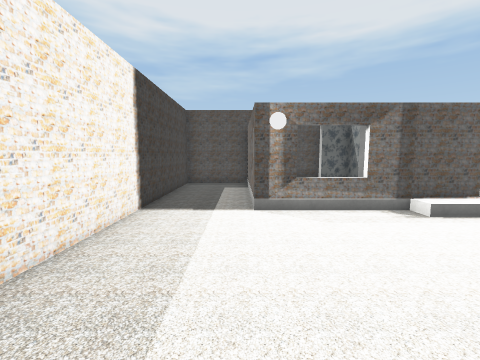
View 1 (above)

19 first-person views from a walk through a Unity game level. The camera is 1.5 m above the floor, tilts 6° down and sees 90° across. The floor is counted in squares, 1 m on a side. Each view is taken from the middle of a square. On the plan, view 1 faces up. The plan holds only what a view shows up to about 13 squares ahead; the rest is blank. The player is left out. Door leaves are left out, so doorways stand open. Some surface patterns are stand-ins.

View 2
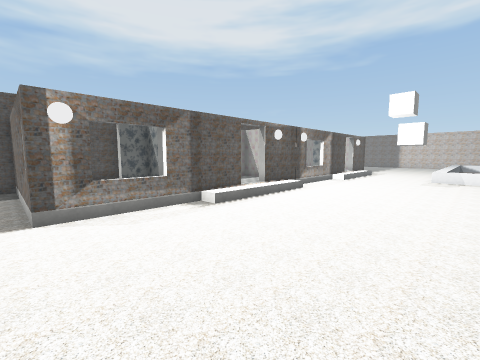

View 3
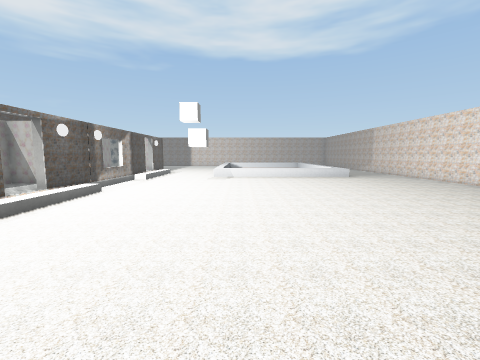

View 4
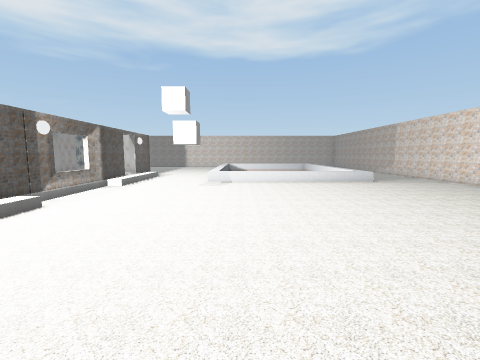

View 5
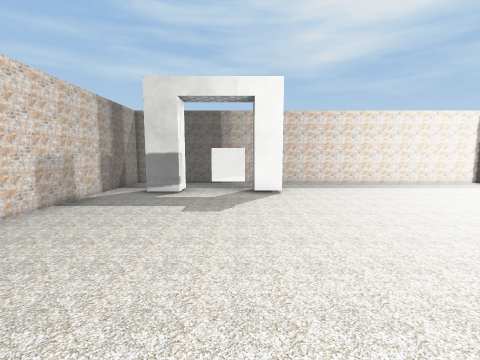

View 6
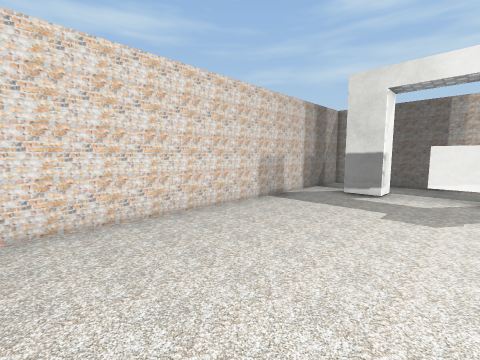

View 7
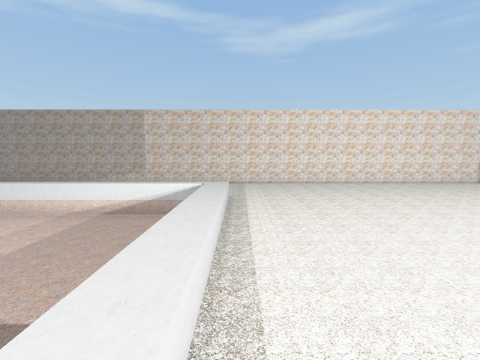

View 8
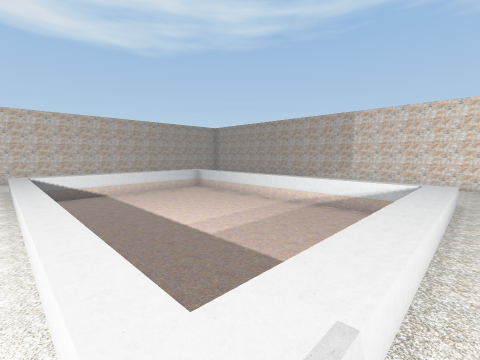

View 9
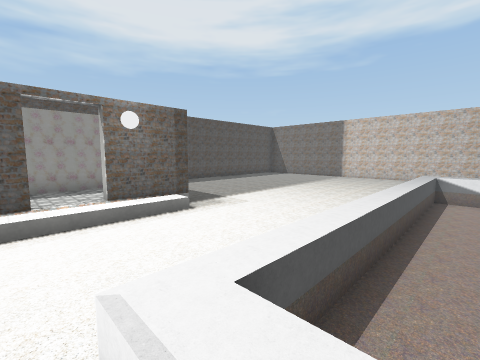

View 10
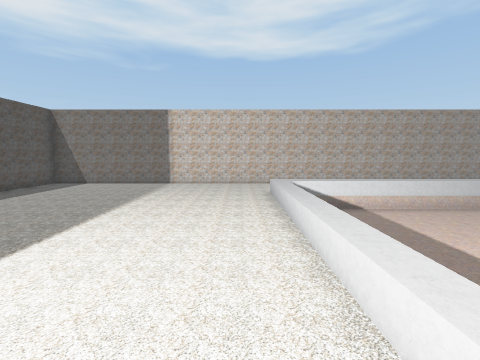

View 11
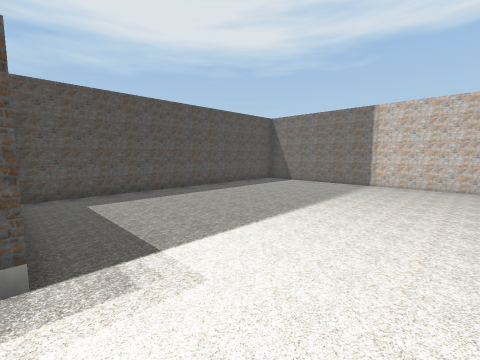

View 12
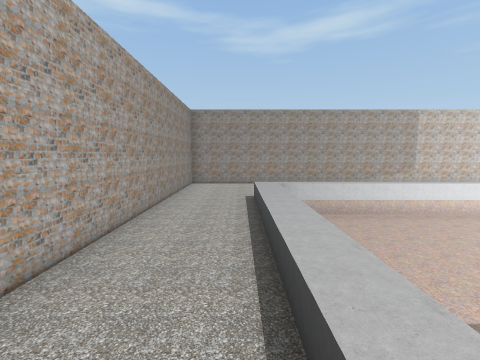

View 13
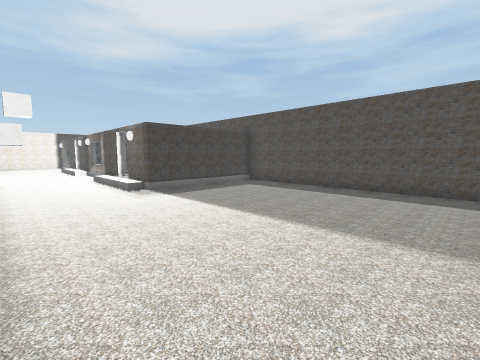

View 14
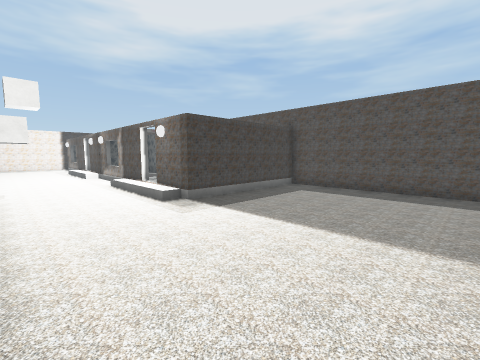

View 15
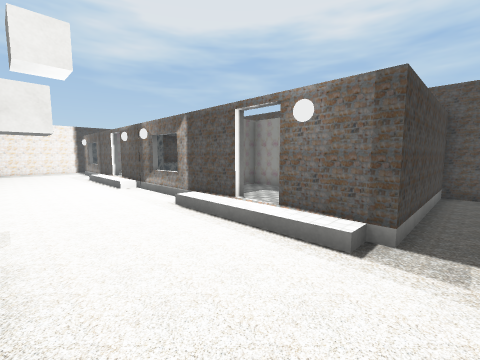

View 16
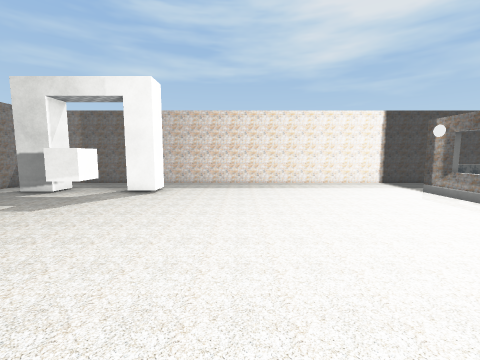

View 17
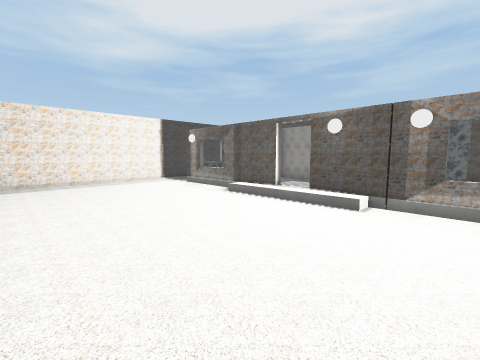

View 18
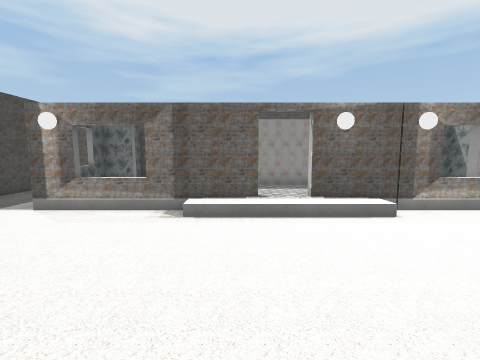

View 19
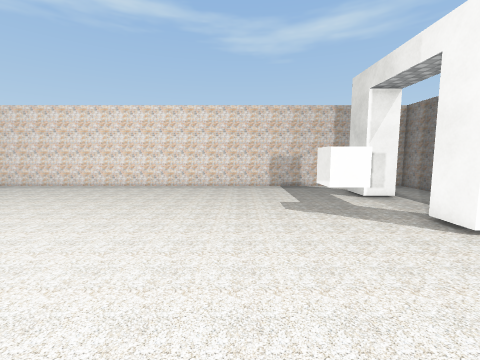

### Floor plan
Key: @ floor where view 1 was taken; # wall or solid block; . main floor; : floor 0.25 m higher than the main floor; + floor 0.5 m higher than the main floor; / step, stairs or slope; D open door; = window, fence, low wall or low ledge; v drop or lower ground; C cube.
Columns run from 3 left of view 1 to 33 right of it. Each row starts with its distance up from view 1.
 13 #####                  ##############
 12 #...#                  #............#
 11 #...#                  #............#
 10 #...##           #######............#
  9 #...##############:::: #............#
  8 #...     ::::##  #:::: #............#
  7 #...#: ###:####==###:###............#
  6 #.......:::::/....:::::.............#
  5 #...................................#
  4 #...................................#
  3 #...................................#
  2 #.................../////////////...#
  1 #...................+vvvvvvvvvvv+.  #
  0 #..@................+vvvvvvvvvvv+.  #
 -1 #...................+vvvvvvvvvvv+...#
 -2 #...................+vvvvvvvvvvv+...#
 -3 #...................+vvvvvvvvvvv+...#
 -4 #...................+vvvvvvvvvvv+...#
 -5 #..#................+vvvvvvvvvvv+...#
 -6 #..D.CC.............+ vvvvvvvvv +...#
 -7 #..D.C..............+vvvvvvvvvvv+...#
 -8 #..D................             ...#
 -9 #..#................             ...#
-10 #...................             ...#
-11 #...................             ...#
-12 #####################################

Positions as (right, up) in squares from view 1, and headings:
1: (0, 0), facing up
2: (0, 0), facing up-right
3: (0, 0), facing right
4: (3, 0), facing right
5: (10, -6), facing left
6: (10, -6), facing down-left
7: (16, 1), facing down
8: (16, 2), facing down-right
9: (16, 0), facing up-right
10: (20, 3), facing right
11: (20, 3), facing up-right
12: (30, 1), facing down
13: (30, 2), facing up-left
14: (27, 2), facing up-left
15: (21, 2), facing up-left
16: (10, -1), facing left
17: (12, -1), facing up-left
18: (6, 0), facing up
19: (5, 0), facing down
